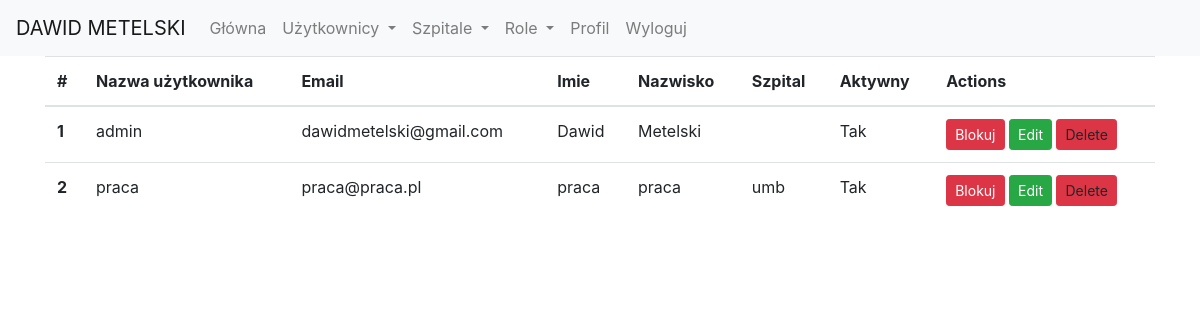
Screenshot of /users (signed in) with the database file from the repository.
### models.py (models this page shows, shortened)
class User(db.Model, UserMixin):
    id = db.Column(db.Integer, primary_key=True)
    name = db.Column(db.String(50), unique=True)
    password = db.Column(db.String(100))
    first_name = db.Column(db.String(50))
    last_name = db.Column(db.String(50))
    email = db.Column(db.String(50), unique=True)
    is_active = db.Column(db.Boolean, default=True)
    hospital_id = db.Column(db.Integer, db.ForeignKey('hospital.id'))
    role_id = db.Column(db.Integer, db.ForeignKey('role.id'))
    def is_admin(self):
        if self.role.name == 'Administrator':
            return True
        return False

class Hospital(db.Model):
    id = db.Column(db.Integer, primary_key=True)
    name = db.Column(db.String(50), unique=True)
    user = db.relationship('User', backref='hospital', lazy='dynamic')

### app.py (the view)
@app.route('/users')
@login_required
@is_admin_required
def users():
    users = User.query.all()
    return render_template('user/users.html', users = users)

### app.py (called while the page is built)
@login_manager.user_loader
def load_user(id):
    return User.query.filter(User.id == id).first()

def is_admin_required(f):
    @wraps(f)
    def decorated_function(*args, **kwargs):
        if not current_user.is_authenticated or not current_user.is_admin():
            flash('Akcja dostępna tylko dla administratorów.', 'warning')
            return redirect(url_for('index'))
        return f(*args, **kwargs)
    return decorated_function

### templates/user/users.html (shortened to what this page needs)
{% extends "base.html" %}
{% block content %}
    <div class="container">
        <table class="table">
            <thead>
            <tr>
                <th scope="col">#</th>
                <th scope="col">Nazwa użytkownika</th>
                <th scope="col">Email</th>
                <th scope="col">Imie</th>
                <th scope="col">Nazwisko</th>
                <th scope="col">Szpital</th>
                <th scope="col">Aktywny</th>
                <th scope="col">Actions</th>
            </tr>
            </thead>
            <tbody>
            {% for user in users %}
            <tr>
                <th scope="row">{{ user.id }}</th>
                <td>{{ user.name }}</td>
                <td>{{ user.email }}</td>
                <td>{{ user.first_name }}</td>
                <td>{{ user.last_name }}</td>
                <td>{{ user.hospital.name }}</td>
                <td>{{ 'Tak' if user.is_active else 'Nie' }}</td>
                <td>
                    <a href="{{ url_for('change_user_status', user_id=user.id) }}" class="btn btn-{{ 'danger' if user.is_active else 'success' }} btn-sm" role="button">{{ 'Blokuj' if user.is_active else 'Aktywuj' }}</a>
                    <a href="{{ url_for('edit_user', user_id=user.id) }}" class="btn btn-success btn-sm" role="button">Edit</a>
                    <a type="button" class="btn btn-danger btn-sm delete-confirm"
                       data-toggle="modal" data-target="#confirmDeleteModal"
                       data-desc="{{ 'Delete user {}?'.format(user.name) }}"
                       data-url="{{ url_for('delete_user', user_id=user.id) }}">
                        Delete
                    </a>
                </td>
            </tr>
            {% endfor %}
            </tbody>
        </table>
    </div>
{% endblock %}

### rows the page displays
User: id "1", name "admin", email "dawidmetelski@gmail.com", first_name "Dawid", last_name "Metelski", is_active "Tak", is_active "Blokuj"
User: id "2", name "praca", email "praca@praca.pl", first_name "praca", last_name "praca", hospital.name "umb", is_active "Tak", is_active "Blokuj"
